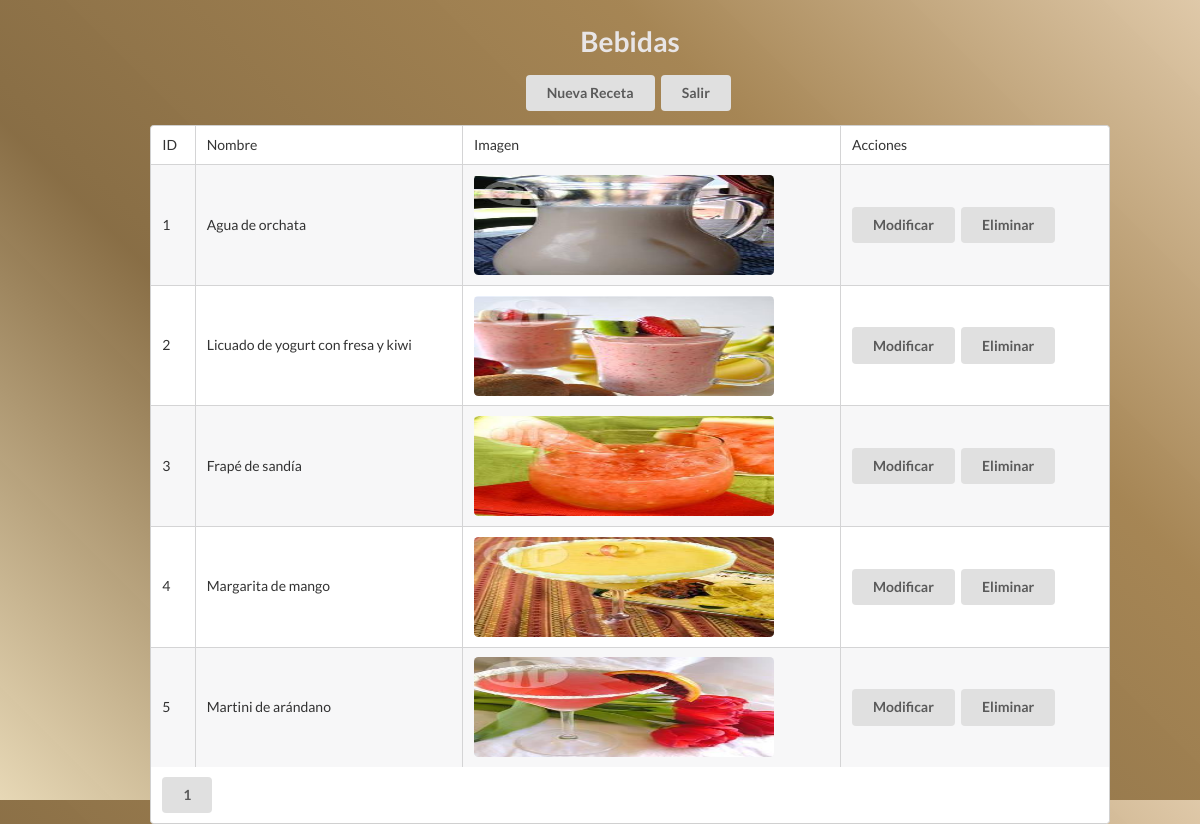
Screenshot of /admin/modificar/bebidas/bebidas.php with the database file from the repository.
### tables this page shows
CREATE TABLE `bebidas` (
  `id` int(11) NOT NULL auto_increment,
  `nombre` varchar(500) default NULL,
  `img` varchar(500) default NULL,
  PRIMARY KEY  (`id`)
);

### admin/modificar/bebidas/listado.php (the view, shortened to what this page needs)
<?php
$limit = 5;
$pag = (int) $_GET["pag"];
if ($pag < 1)
{
   $pag = 1;
}
$offset = ($pag-1) * $limit;
$sql = "SELECT SQL_CALC_FOUND_ROWS id, nombre, img FROM bebidas LIMIT $offset, $limit";
$sqlTotal = "SELECT FOUND_ROWS() as total";
$rs = mysql_query($sql);
$rsTotal = mysql_query($sqlTotal);
$rowTotal = mysql_fetch_assoc($rsTotal);
$total = $rowTotal["total"];
?>
<table class="ui celled striped table">
   <thead>
      <tr>
         <td>ID</td>
         <td>Nombre</td>
         <td>Imagen</td>
         <td>Acciones</td>
      </tr>
   </thead>
   <tbody>
      <form action="" method="GET" enctype="multipart/form-data">
         <?php
            while ($row = mysql_fetch_assoc($rs))
            {
               $id = $row["id"];
               $name = htmlentities($row["nombre"]);
               $img = $row["img"];
               ?>
               <tr>
                  <td><?php echo $id; ?></td>
                  <td><?php echo $name; ?></td>
                  <td><?php echo "<img class='ui medium rounded image' src='../../../catalog/bebidas/images/".$img."' border='0' width='300' height='100'>"; ?></td>
                  <td>
                     <a href="modificar.php?id=<?php echo $row['id'];?>" class="ui button">Modificar</a>
                     <a href="eliminar.php?id=<?php echo $row['id'];?>" class="ui button">Eliminar</a>
                  </td>
               </tr>
               <?php
            }
         ?>
      </form>
   </tbody>
   <tfoot>
      <tr>
         <td colspan="3">
      <?php
         $totalPag = ceil($total/$limit);
         $links = array();
         for( $i=1; $i<=$totalPag ; $i++)
         {
            $links[] = "<a href=\"?pag=$i\" class='ui button'>$i</a>";
         }
         echo implode(" - ", $links);
      ?>
         </td>
      </tr>
   </tfoot>
</table>

### admin/estilos/modificar_platillos.css (style rules this page uses)
body { font-size: 1.1em; font-family: sans-serif; margin: 0px; color: rgb(232, 229, 230) !important; background: rgba(252,249,242,1) !important; background: rgba(231,216,182,1) !important; background: -moz-linear-gradient(45deg, rgba(231,216,182,1) 0%, rgba(135,108,67,0.99) 34%, rgba(164,131,81,0.98) 71%, rgba(222,199,166,0.97) 100%) !important; background: -webkit-gradient(left bottom, right top, color-stop(0%, rgba(231,216,182,1)), color-stop(34%, rgba(135,108,67,0.99)), color-stop(71%, rgba(164,131,81,0.98)), color-stop(100%, rgba(222,199,166,0.97))) !important; background: -webkit-linear-gradient(45deg, rgba(231,216,182,1) 0%, rgba(135,108,67,0.99) 34%, rgba(164,131,81,0.98) 71%, rgba(222,199,166,0.97) 100%) !important; background: -o-linear-gradient(45deg, rgba(231,216,182,1) 0%, rgba(135,108,67,0.99) 34%, rgba(164,131,81,0.98) 71%, rgba(222,199,166,0.97) 100%) !important; background: -ms-linear-gradient(45deg, rgba(231,216,182,1) 0%, rgba(135,108,67,0.99) 34%, rgba(164,131,81,0.98) 71%, rgba(222,199,166,0.97) 100%) !important; background: linear-gradient(45deg, rgba(231,216,182,1) 0%, rgba(135,108,67,0.99) 34%, rgba(164,131,81,0.98) 71%, rgba(222,199,166,0.97) 100%) !important; filter: progid:DXImageTransform.Microsoft.gradient( startColorstr='#e7d8b6', endColorstr='#dec7a6', GradientType=1 ) !important; }

### rows the page displays
bebidas: id "1", nombre "Agua de orchata", img (picture)
bebidas: id "2", nombre "Licuado de yogurt con fresa y kiwi", img (picture)
bebidas: id "3", nombre "Frapé de sandía", img (picture)
bebidas: id "4", nombre "Margarita de mango", img (picture)
bebidas: id "5", nombre "Martini de arándano", img (picture)
